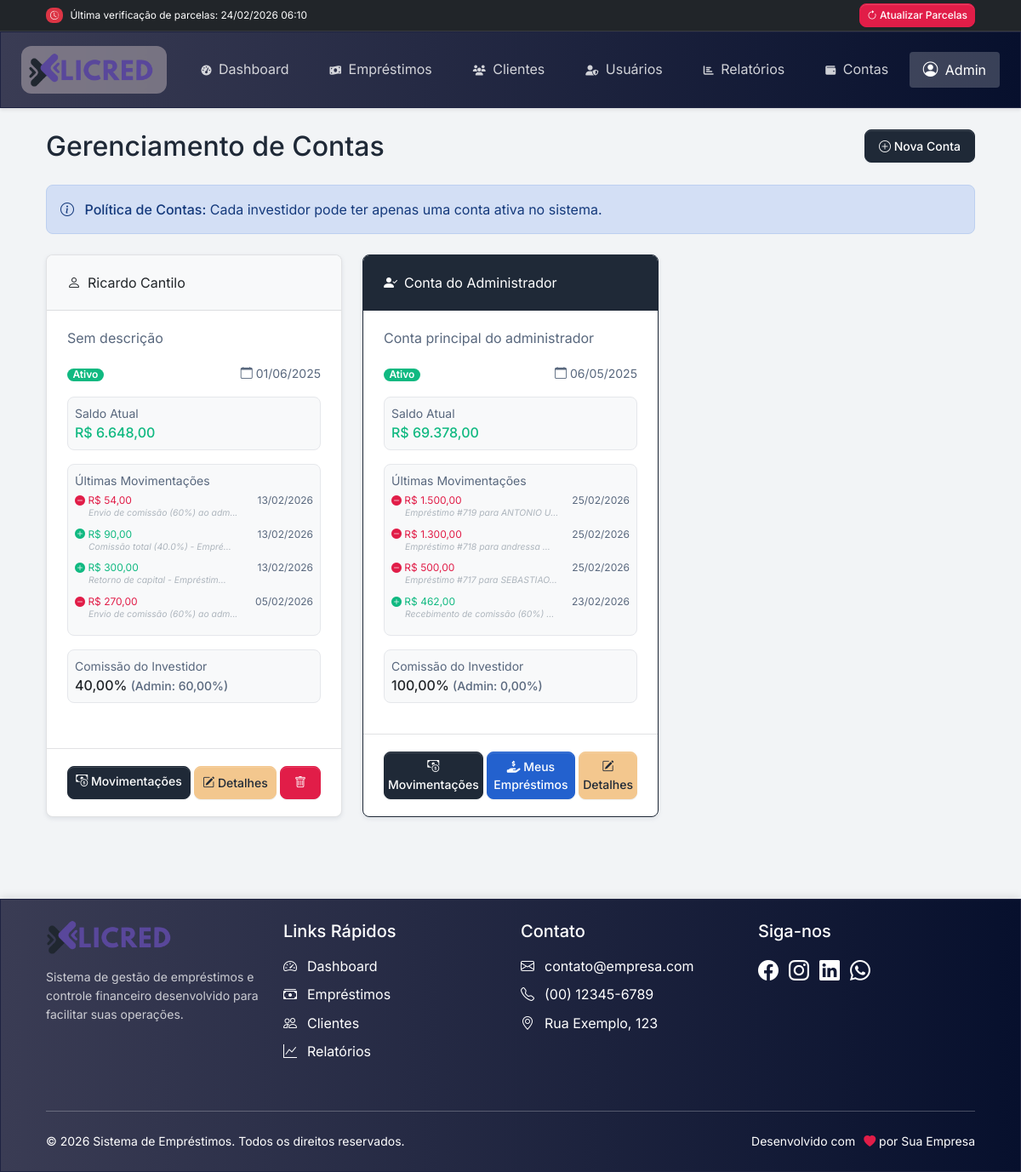
Page /configuracoes/contas.php (signed in) on the committed database.
### tables this page shows
CREATE TABLE `contas` (
  `id` int(11) NOT NULL,
  `usuario_id` int(11) NOT NULL,
  `nome` varchar(100) NOT NULL,
  `descricao` text DEFAULT NULL,
  `saldo_inicial` decimal(10,2) NOT NULL DEFAULT 0.00,
  `status` enum('ativo','inativo') NOT NULL DEFAULT 'ativo',
  `criado_em` datetime NOT NULL DEFAULT current_timestamp(),
  `atualizado_em` datetime NOT NULL DEFAULT current_timestamp() ON UPDATE current_timestamp(),
  `comissao` decimal(5,2) DEFAULT 40.00 COMMENT 'Percentual de comissÃ£o do investidor'
);

CREATE TABLE `usuarios` (
  `id` int(11) NOT NULL,
  `nome` varchar(255) NOT NULL,
  `email` varchar(150) NOT NULL,
  `senha` varchar(255) NOT NULL,
  `tipo` enum('administrador','investidor') NOT NULL DEFAULT 'investidor',
  `nivel_autoridade` enum('administrador','investidor','superadmin') NOT NULL DEFAULT 'investidor'
);

CREATE TABLE `movimentacoes_contas` (
  `id` int(11) NOT NULL,
  `conta_id` int(11) NOT NULL,
  `tipo` enum('entrada','saida') NOT NULL,
  `valor` decimal(10,2) NOT NULL,
  `descricao` text DEFAULT NULL,
  `data_movimentacao` date NOT NULL,
  `criado_em` timestamp NOT NULL DEFAULT current_timestamp()
);

### configuracoes/contas.php (the view, shortened to what this page needs)
<?php
require_once __DIR__ . '/../includes/head.php';
$sql = "SELECT c.*, u.nome as usuario_nome, u.nivel_autoridade,
        COALESCE(c.saldo_inicial + SUM(CASE WHEN mc.tipo = 'entrada' THEN mc.valor ELSE -mc.valor END), c.saldo_inicial) as saldo_atual,
        COALESCE(c.comissao, 0) as comissao,
        CASE
            WHEN u.nivel_autoridade IN ('admin', 'superadmin') THEN 1
            ELSE 0
        END as is_admin_user
       FROM contas c
       LEFT JOIN usuarios u ON c.usuario_id = u.id
       LEFT JOIN movimentacoes_contas mc ON c.id = mc.conta_id
       GROUP BY c.id, c.nome, c.descricao, c.status, c.saldo_inicial, c.comissao, c.usuario_id,
                c.criado_em, c.atualizado_em, u.nome, u.nivel_autoridade
       ORDER BY c.status DESC, c.nome ASC";
$result = $conn->query($sql);
$contas = [];
if ($result && $result->num_rows > 0) {
    while ($row = $result->fetch_assoc()) {
        $sql_movimentacoes = "SELECT tipo, valor, descricao, data_movimentacao
                             FROM movimentacoes_contas
                             WHERE conta_id = ?
                             ORDER BY data_movimentacao DESC, id DESC
                             LIMIT 4";
        $stmt_mov = $conn->prepare($sql_movimentacoes);
        $stmt_mov->bind_param("i", $row['id']);
        $stmt_mov->execute();
        $result_mov = $stmt_mov->get_result();
        $row['ultimas_movimentacoes'] = [];
        while ($mov = $result_mov->fetch_assoc()) {
            $row['ultimas_movimentacoes'][] = $mov;
        }
        $contas[] = $row;
    }
}
$admin_user_id = 1;
?>
<div class="container py-4">
    <div class="d-flex justify-content-between align-items-center mb-4">
        <h2 class="mb-0">Gerenciamento de Contas</h2>
        <button type="button" class="btn btn-primary" data-bs-toggle="modal" data-bs-target="#contaModal">
            <i class="bi bi-plus-circle"></i> Nova Conta
        </button>
    </div>
    <div class="alert alert-info mb-4">
        <i class="bi bi-info-circle me-2"></i>
        <strong>Política de Contas:</strong> Cada investidor pode ter apenas uma conta ativa no sistema.
    </div>
    <div class="row row-cols-1 row-cols-md-2 row-cols-lg-3 g-4 mb-4">
        <?php if (empty($contas)): ?>
            <div class="col-12">
                <div class="card shadow-sm border-secondary text-center py-5">
                    <div class="card-body">
                        <i class="bi bi-wallet2 fs-1 text-secondary mb-3"></i>
                        <h5 class="card-title">Nenhuma conta cadastrada</h5>
                        <p class="card-text text-muted">Clique em "Nova Conta" para adicionar sua primeira conta.</p>
                    </div>
                </div>
            </div>
        <?php else: ?>
            <?php foreach ($contas as $conta):
                $isAdminConta = ($conta['usuario_id'] == $admin_user_id);
                $statusClass = $conta['status'] === 'ativo' ? 'success' : 'danger';
                $saldoClass = $conta['saldo_atual'] < 0 ? 'danger' : 'success';
                $borderClass = $isAdminConta ? 'border-primary' : '';
            ?>
                <div class="col">
                    <div class="card h-100 shadow-sm <?= $borderClass ?>">
                        <?php if ($isAdminConta): ?>
                            <div class="card-header bg-primary text-white">
                                <i class="bi bi-person-check-fill me-2"></i>Conta do Administrador
                            </div>
                        <?php else: ?>
                            <div class="card-header bg-light">
                                <i class="bi bi-person me-2"></i><?= htmlspecialchars($conta['usuario_nome']) ?>
                            </div>
                        <?php endif; ?>
                        <div class="card-body">
                            <div class="mb-3">
                                <p class="card-text text-muted"><?= htmlspecialchars($conta['descricao'] ?: 'Sem descrição') ?></p>
                            </div>
                            <div class="d-flex justify-content-between align-items-center mb-3">
                                <div>
                                    <span class="badge bg-<?= $statusClass ?>">
                                        <?= $conta['status'] === 'ativo' ? 'Ativo' : 'Inativo' ?>
                                    </span>
                                </div>
                                <div class="text-muted small">
                                    <i class="bi bi-calendar me-1"></i><?= date('d/m/Y', strtotime($conta['criado_em'])) ?>
                                </div>
                            </div>
                            <div class="p-2 border rounded bg-light mb-3">
                                <div class="small text-muted">Saldo Atual</div>
                                <div class="fw-bold text-<?= $saldoClass ?>">
                                    R$ <?= number_format($conta['saldo_atual'], 2, ',', '.') ?>
                                </div>
                            </div>
                            <?php if (!empty($conta['ultimas_movimentacoes'])): ?>
                            <div class="p-2 border rounded bg-light mb-3">
                                <div class="small text-muted mb-1">Últimas Movimentações</div>
                                <div style="font-size: 0.75rem;">
                                    <?php foreach ($conta['ultimas_movimentacoes'] as $mov):
                                        $movClass = $mov['tipo'] === 'entrada' ? 'success' : 'danger';
                                        $movIcon = $mov['tipo'] === 'entrada' ? 'plus' : 'dash';
                                        $data = date('d/m/Y', strtotime($mov['data_movimentacao']));
                                        $descricao = mb_strlen($mov['descricao']) > 30 ? mb_substr($mov['descricao'], 0, 30) . '...' : $mov['descricao'];
                                    ?>
                                        <div class="mb-2">
                                            <div class="d-flex justify-content-between align-items-center">
                                                <div class="text-<?= $movClass ?>" style="white-space: nowrap;">
                                                    <i class="bi bi-<?= $movIcon ?>-circle-fill"></i>
                                                    R$ <?= number_format($mov['valor'], 2, ',', '.') ?>
                                                </div>
                                                <div class="text-muted" style="margin-left: 8px;"><?= $data ?></div>
                                            </div>
                                            <div style="font-size: 0.65rem; margin-top: -2px; margin-left: 16px; font-style: italic; color: #adb5bd;">
                                                <?= htmlspecialchars($descricao) ?>
                                            </div>
                                        </div>
                                    <?php endforeach; ?>
                                </div>
                            </div>
                            <?php endif; ?>
                            <div class="p-2 border rounded bg-light mb-3">
                                <div class="small text-muted">Comissão do Investidor</div>
                                <div class="fw-bold">
                                    <?= number_format($conta['comissao'], 2, ',', '.') ?>%
                                    <span class="text-muted small">(Admin: <?= number_format(100 - $conta['comissao'], 2, ',', '.') ?>%)</span>
                                </div>
                            </div>
                        </div>
                        <div class="card-footer bg-transparent">
                            <div class="d-flex justify-content-between align-items-center">
                                <div class="d-flex gap-1 flex-grow-1">
                                    <a href="movimentacoes.php?conta_id=<?= $conta['id'] ?>"
                                       class="btn btn-primary btn-sm px-1 flex-grow-1"
                                       title="Ver movimentações da conta">
                                        <i class="bi bi-cash-coin"></i> Movimentações
                                    </a>
                                    <?php if ($conta['nivel_autoridade'] === 'admin' || $conta['nivel_autoridade'] === 'superadmin'): ?>
                                    <a href="../emprestimos_admin.php"
                                       class="btn btn-sm btn-info px-1 flex-grow-1 text-white">
                                        <i class="fas fa-hand-holding-usd"></i> Meus Empréstimos
                                    </a>
                                    <?php endif; ?>
                                    <button type="button"
                                            class="btn btn-warning btn-sm px-1 editar-conta flex-grow-1"
                                            data-bs-toggle="modal"
                                            data-bs-target="#contaModal"
                                            data-id="<?= $conta['id'] ?>"
                                            data-usuario-id="<?= $conta['usuario_id'] ?>"
                                            data-descricao="<?= htmlspecialchars($conta['descricao']) ?>"
                                            data-comissao="<?= $conta['comissao'] ?>"
                                            data-status="<?= $conta['status'] ?>"
                                            title="Editar detalhes da conta">
                                        <i class="bi bi-pencil-square"></i> Detalhes
                                    </button>
                                    <?php if (!$isAdminConta): ?>
                                    <button type="button"
                                            class="btn btn-danger excluir-conta"
                                            data-bs-toggle="modal"
                                            data-bs-target="#confirmExcluirModal"
                                            data-id="<?= $conta['id'] ?>"
                                            data-nome="<?= htmlspecialchars($conta['nome']) ?>"
                                            title="Excluir conta">
                                        <i class="bi bi-trash"></i>
                                    </button>
                                    <?php endif; ?>
                                </div>
                            </div>
                        </div>
                    </div>
                </div>
            <?php endforeach; ?>
        <?php endif; ?>
    </div>
</div>
<?php require_once __DIR__ . '/../includes/footer.php'; ?>

### assets/css/estilo.css (style rules this page uses)
:root { --bg-blue-dark: linear-gradient(to right, rgb(58 60 84), rgb(7 16 45)); --border-blue-dark: 1px solid rgb(30 35 65); --bg-blue-light: linear-gradient(to right, rgb(160 190 240), rgb(40 70 120)); --border-blue-light: 1px solid rgb(50 90 140); --bg-purple: linear-gradient(to right, rgb(138 43 226), rgb(60 0 100)); --border-purple: 1px solid rgb(90 20 130); --bg-pink: linear-gradient(to right, rgb(255 182 193), rgb(180 60 100)); --border-pink: 1px solid rgb(190 80 110); --bg-orange: linear-gradient(to right, rgb(255 200 100), rgb(180 80 0)); --border-orange: 1px solid rgb(190 100 20); --bg-green: linear-gradient(to right, rgb(80 130 80), rgb(30 70 30)); --border-green: 1px solid rgb(40 90 40); --bg-green-teal: linear-gradient(to right, rgb(64 224 208), rgb(0 80 80)); --border-green-teal: 1px solid rgb(20 100 100); --bg-red: linear-gradient(to right, rgb(150 30 30), rgb(70 0 0)); --border-red: 1px solid rgb(90 10 10); --bg-gray: linear-gradient(to right, rgb(120 120 120), rgb(50 50 50)); --border-gray: 1px solid rgb(70 70 70); --bg-black-soft: linear-gradient(to right, rgb(50 50 50), rgb(10 10 10)); --border-black-soft: 1px solid rgb(30 30 30); }
.badge { font-size: 0.8rem; padding: 0.25rem 0.5rem; }
.btn-sm { padding: 0.25rem 0.5rem; font-size: 0.8rem; }

### rows in the picture
contas: usuario.nome "Ricardo Cantilo", descricao "Sem descrição", status "Ativo", criado_em "01/06/2025", saldo_atual "6.648,00", comissao "40,00", comissao "60,00"
movimentacoes_contas: valor "54,00", data_movimentacao "13/02/2026", descricao "Envio de comissão (60%) ao adm..."
movimentacoes_contas: valor "90,00", data_movimentacao "13/02/2026", descricao "Comissão total (40.0%) - Empré..."
movimentacoes_contas: valor "300,00", data_movimentacao "13/02/2026", descricao "Retorno de capital - Empréstim..."
movimentacoes_contas: valor "270,00", data_movimentacao "05/02/2026", descricao "Envio de comissão (60%) ao adm..."
contas: shows "Conta do Administrador", descricao "Conta principal do administrador", status "Ativo", criado_em "06/05/2025", saldo_atual "69.378,00", comissao "100,00", comissao "0,00", shows "Meus Empréstimos"
movimentacoes_contas: valor "1.500,00", data_movimentacao "25/02/2026", descricao "Empréstimo #719 para ANTONIO U..."
movimentacoes_contas: valor "1.300,00", data_movimentacao "25/02/2026", descricao "Empréstimo #718 para andressa ..."
movimentacoes_contas: valor "500,00", data_movimentacao "25/02/2026", descricao "Empréstimo #717 para SEBASTIAO..."
movimentacoes_contas: valor "462,00", data_movimentacao "23/02/2026", descricao "Recebimento de comissão (60%) ..."

### other values in the picture
$data_hora_verificacao "24/02/2026 06:10"
$item['texto'] "Dashboard"
$item['texto'] "Empréstimos"
$item['texto'] "Clientes"
$item['texto'] "Usuários"
$item['texto'] "Relatórios"
$item['texto'] "Contas"
